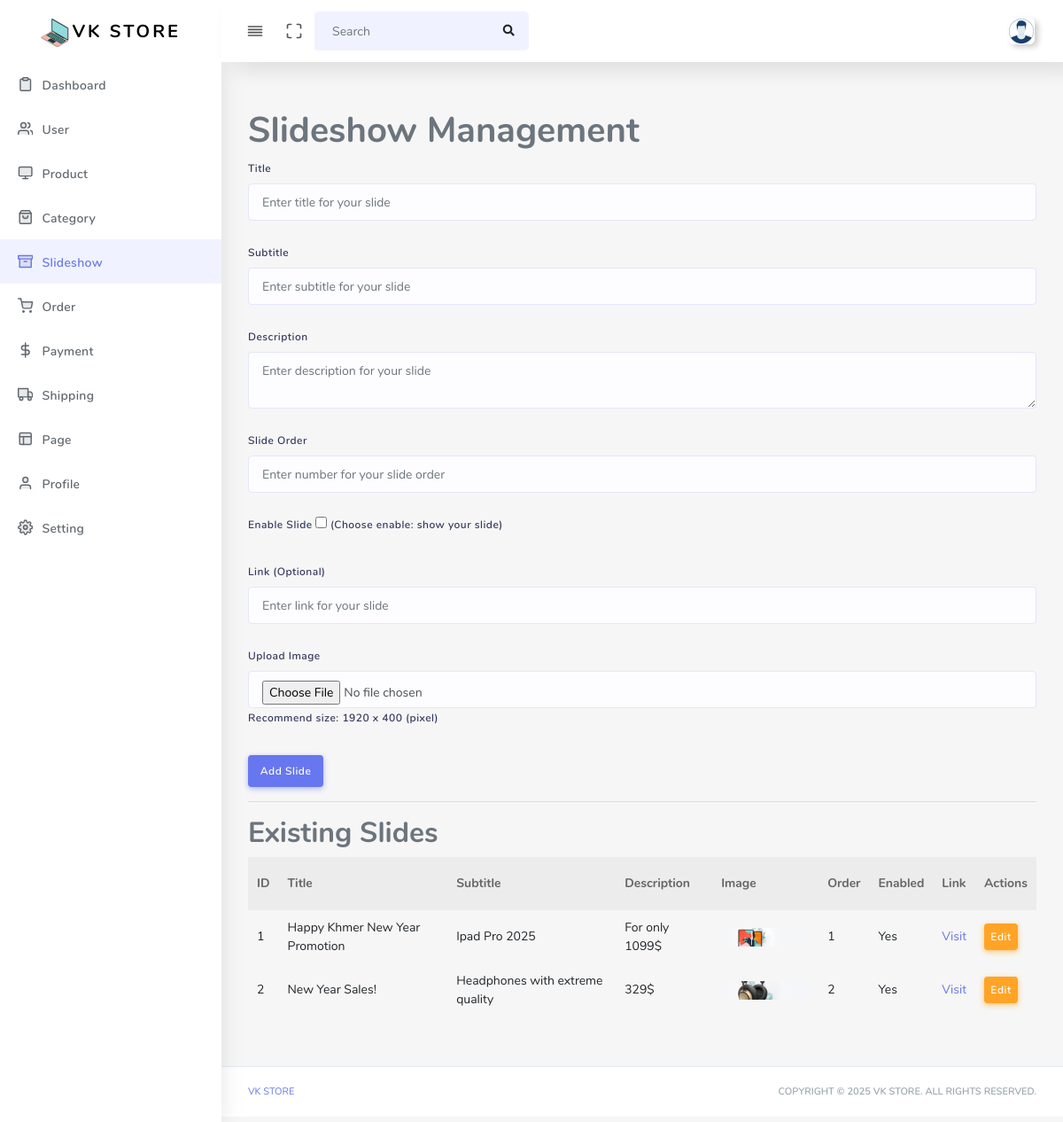
The page /admin/index.php?p=slideshow (signed in) on the database its author committed.
### tables this page shows
CREATE TABLE IF NOT EXISTS `tb_slideshow` (
  `ssid` int NOT NULL AUTO_INCREMENT,
  `title` varchar(500) NOT NULL,
  `subtitle` varchar(500) NOT NULL,
  `text` text NOT NULL,
  `img` varchar(100) NOT NULL,
  `ssorder` int NOT NULL,
  `enable` char(1) NOT NULL,
  `link` varchar(500) NOT NULL,
  PRIMARY KEY (`ssid`)
);

### lib/db.php (called while the page is built, shortened)
<?php
class Database
{
	private $host = "127.0.0.1";
	private $user = "root";
	private $password = "";
	private $dbname = "vk-store";
	private $conn;
	public function __construct()
	{
		try {
			$dsn = "mysql:host={$this->host};dbname={$this->dbname};charset=utf8";
			$this->conn = new PDO($dsn, $this->user, $this->password);
			$this->conn->setAttribute(PDO::ATTR_ERRMODE, PDO::ERRMODE_EXCEPTION);
		} catch (PDOException $e) {
			die("Connection failed: " . $e->getMessage());
		}
	}
	public function select($table, $columns = "*", $criteria = "", $clause = "")
	{
		$sql = "SELECT $columns FROM $table";
		if (!empty($criteria)) {
			$sql .= " WHERE $criteria";
		}
		if (!empty($clause)) {
			$sql .= " $clause";
		}
		$stmt = $this->conn->prepare($sql);
		$stmt->execute();
		return $stmt->fetchAll(PDO::FETCH_ASSOC);
	}
}

### admin/slideshow.php (the view, shortened to what this page needs)
<?php
require_once "../lib/db.php";
$db = new Database();
$slides = $db->select("tb_slideshow", "*", "enable='1' || enable='0'", "ORDER BY ssorder ASC");
?>
<div class="main-content">
  <section class="section">
    <h1>Slideshow Management</h1>
    <form action="" method="POST" enctype="multipart/form-data">
      <div class="form-group">
        <label>Title</label>
        <input type="text" name="title" id="title" class="form-control" placeholder="Enter title for your slide" required autofocus>
      </div>
      <div class="form-group">
        <label>Subtitle</label>
        <input type="text" name="subtitle" id="subtitle" class="form-control" placeholder="Enter subtitle for your slide">
      </div>
      <div class="form-group">
        <label>Description</label>
        <textarea name="text" id="text" class="form-control" placeholder="Enter description for your slide"></textarea>
      </div>
      <div class="form-group">
        <label>Slide Order</label>
        <input type="number" name="ssorder" id="ssorder" class="form-control" placeholder="Enter number for your slide order" required>
      </div>
      <div class="form-group">
        <label>Enable Slide</label>
        <input type="checkbox" name="enable" id="enable" value="1">
        <label>(Choose enable: show your slide)</label>
      </div>
      <div class="form-group">
        <label>Link (Optional)</label>
        <input type="text" name="link" id="link" class="form-control" placeholder="Enter link for your slide">
      </div>
      <div class="form-group">
        <label>Upload Image</label>
        <input type="file" name="img" id="img" class="form-control">
        <label>Recommend size: 1920 x 400 (pixel)</label>
      </div>
      <button type="submit" name="add_slide" id="add_slide" class="btn btn-primary">Add Slide</button>
    </form>
    <hr>
    <h2>Existing Slides</h2>
    <table class="table">
      <thead>
        <tr>
          <th>ID</th>
          <th>Title</th>
          <th>Subtitle</th>
          <th>Description</th>
          <th>Image</th>
          <th>Order</th>
          <th>Enabled</th>
          <th>Link</th>
          <th>Actions</th>
        </tr>
      </thead>
      <tbody>
        <?php foreach ($slides as $slide): ?>
          <tr>
            <td><?php echo $slide['ssid']; ?></td>
            <td><?php echo $slide['title']; ?></td>
            <td><?php echo $slide['subtitle']; ?></td>
            <td><?php echo $slide['text']; ?></td>
            <td><img src="<?php echo $slide['img']; ?>" width="100"></td>
            <td><?php echo $slide['ssorder']; ?></td>
            <td><?php echo $slide['enable'] ? "Yes" : "No"; ?></td>
            <td><a href="<?php echo $slide['link']; ?>" target="_blank">Visit</a></td>
            <td>
              <button class="btn btn-warning btn-sm edit-slide" data-slide='<?php echo json_encode($slide); ?>'>Edit</button>
            </td>
          </tr>
        <?php endforeach; ?>
      </tbody>
    </table>
  </section>
</div>

### rows shown on the page
tb_slideshow: ssid "1", title "Happy Khmer New Year Promotion", subtitle "Ipad Pro 2025", text "For only 1099$", img (picture), ssorder "1", enable "Yes"
tb_slideshow: ssid "2", title "New Year Sales!", subtitle "Headphones with extreme quality", text "329$", img (picture), ssorder "2", enable "Yes"
